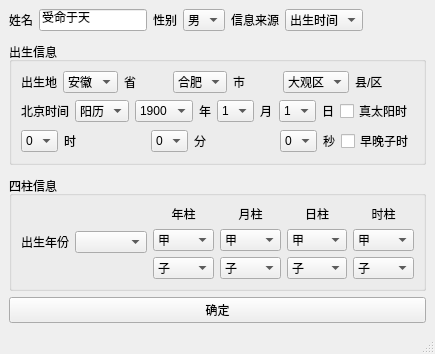
<?xml version="1.0" encoding="UTF-8"?>
<ui version="4.0">
 <class>UserInfo</class>
 <widget class="QMainWindow" name="UserInfo">
  <property name="geometry">
   <rect>
    <x>0</x>
    <y>0</y>
    <width>435</width>
    <height>354</height>
   </rect>
  </property>
  <property name="windowTitle">
   <string>MainWindow</string>
  </property>
  <widget class="QWidget" name="centralwidget">
   <layout class="QGridLayout" name="gridLayout_3">
    <item row="0" column="0">
     <layout class="QVBoxLayout" name="verticalLayout_6">
      <item>
       <layout class="QHBoxLayout" name="horizontalLayout_6">
        <item>
         <widget class="QLabel" name="label_name">
          <property name="text">
           <string>姓名</string>
          </property>
         </widget>
        </item>
        <item>
         <widget class="QLineEdit" name="lineEdit_name">
          <property name="text">
           <string>受命于天</string>
          </property>
         </widget>
        </item>
        <item>
         <widget class="QLabel" name="label_gender">
          <property name="text">
           <string>性别</string>
          </property>
         </widget>
        </item>
        <item>
         <widget class="QComboBox" name="comboBox_gender">
          <item>
           <property name="text">
            <string>男</string>
           </property>
          </item>
          <item>
           <property name="text">
            <string>女</string>
           </property>
          </item>
         </widget>
        </item>
        <item>
         <widget class="QLabel" name="label_xinxilaiyuan">
          <property name="text">
           <string>信息来源</string>
          </property>
         </widget>
        </item>
        <item>
         <widget class="QComboBox" name="comboBox_borntime">
          <item>
           <property name="text">
            <string>出生时间</string>
           </property>
          </item>
          <item>
           <property name="text">
            <string>八字干支</string>
           </property>
          </item>
         </widget>
        </item>
        <item>
         <spacer name="horizontalSpacer_12">
          <property name="orientation">
           <enum>Qt::Horizontal</enum>
          </property>
          <property name="sizeHint" stdset="0">
           <size>
            <width>40</width>
            <height>20</height>
           </size>
          </property>
         </spacer>
        </item>
       </layout>
      </item>
      <item>
       <spacer name="verticalSpacer_2">
        <property name="orientation">
         <enum>Qt::Vertical</enum>
        </property>
        <property name="sizeHint" stdset="0">
         <size>
          <width>20</width>
          <height>40</height>
         </size>
        </property>
       </spacer>
      </item>
      <item>
       <widget class="QGroupBox" name="groupBox_2">
        <property name="title">
         <string>出生信息</string>
        </property>
        <layout class="QGridLayout" name="gridLayout_2">
         <item row="0" column="0">
          <layout class="QVBoxLayout" name="verticalLayout_chushengshijian">
           <item>
            <layout class="QHBoxLayout" name="horizontalLayout">
             <item>
              <widget class="QLabel" name="label_chushengdi">
               <property name="text">
                <string>出生地</string>
               </property>
              </widget>
             </item>
             <item>
              <widget class="QComboBox" name="comboBox_sheng">
               <item>
                <property name="text">
                 <string>安徽</string>
                </property>
               </item>
               <item>
                <property name="text">
                 <string>江西</string>
                </property>
               </item>
               <item>
                <property name="text">
                 <string>福建</string>
                </property>
               </item>
              </widget>
             </item>
             <item>
              <widget class="QLabel" name="label_sheng">
               <property name="text">
                <string>省</string>
               </property>
              </widget>
             </item>
             <item>
              <spacer name="horizontalSpacer_2">
               <property name="orientation">
                <enum>Qt::Horizontal</enum>
               </property>
               <property name="sizeHint" stdset="0">
                <size>
                 <width>40</width>
                 <height>20</height>
                </size>
               </property>
              </spacer>
             </item>
             <item>
              <widget class="QComboBox" name="comboBox_shi">
               <item>
                <property name="text">
                 <string>合肥</string>
                </property>
               </item>
               <item>
                <property name="text">
                 <string>安庆</string>
                </property>
               </item>
              </widget>
             </item>
             <item>
              <widget class="QLabel" name="label_shi">
               <property name="text">
                <string>市</string>
               </property>
              </widget>
             </item>
             <item>
              <spacer name="horizontalSpacer_3">
               <property name="orientation">
                <enum>Qt::Horizontal</enum>
               </property>
               <property name="sizeHint" stdset="0">
                <size>
                 <width>40</width>
                 <height>20</height>
                </size>
               </property>
              </spacer>
             </item>
             <item>
              <widget class="QComboBox" name="comboBox_xian">
               <item>
                <property name="text">
                 <string>大观区</string>
                </property>
               </item>
               <item>
                <property name="text">
                 <string>枞阳县</string>
                </property>
               </item>
               <item>
                <property name="text">
                 <string/>
                </property>
               </item>
              </widget>
             </item>
             <item>
              <widget class="QLabel" name="label_xian">
               <property name="text">
                <string>县/区</string>
               </property>
              </widget>
             </item>
             <item>
              <spacer name="horizontalSpacer">
               <property name="orientation">
                <enum>Qt::Horizontal</enum>
               </property>
               <property name="sizeHint" stdset="0">
                <size>
                 <width>40</width>
                 <height>20</height>
                </size>
               </property>
              </spacer>
             </item>
            </layout>
           </item>
           <item>
            <layout class="QHBoxLayout" name="horizontalLayout_2">
             <item>
              <widget class="QLabel" name="label_chushengshijian">
               <property name="text">
                <string>北京时间</string>
               </property>
              </widget>
             </item>
             <item>
              <widget class="QComboBox" name="comboBox_yangliyingli">
               <item>
                <property name="text">
                 <string>阳历</string>
                </property>
               </item>
               <item>
                <property name="text">
                 <string>农历</string>
                </property>
               </item>
              </widget>
             </item>
             <item>
              <widget class="QComboBox" name="comboBox_year">
               <item>
                <property name="text">
                 <string>1900</string>
                </property>
               </item>
               <item>
                <property name="text">
                 <string>1901</string>
                </property>
               </item>
              </widget>
             </item>
             <item>
              <widget class="QLabel" name="label_nian">
               <property name="text">
                <string>年</string>
               </property>
              </widget>
             </item>
             <item>
              <spacer name="horizontalSpacer_5">
               <property name="orientation">
                <enum>Qt::Horizontal</enum>
               </property>
               <property name="sizeHint" stdset="0">
                <size>
                 <width>40</width>
                 <height>20</height>
                </size>
               </property>
              </spacer>
             </item>
             <item>
              <widget class="QComboBox" name="comboBox_yue">
               <item>
                <property name="text">
                 <string>1</string>
                </property>
               </item>
               <item>
                <property name="text">
                 <string>2</string>
                </property>
               </item>
              </widget>
             </item>
             <item>
              <widget class="QLabel" name="label_yue">
               <property name="text">
                <string>月</string>
               </property>
              </widget>
             </item>
             <item>
              <spacer name="horizontalSpacer_6">
               <property name="orientation">
                <enum>Qt::Horizontal</enum>
               </property>
               <property name="sizeHint" stdset="0">
                <size>
                 <width>40</width>
                 <height>20</height>
                </size>
               </property>
              </spacer>
             </item>
             <item>
              <widget class="QComboBox" name="comboBox_ri">
               <item>
                <property name="text">
                 <string>1</string>
                </property>
               </item>
               <item>
                <property name="text">
                 <string>2</string>
                </property>
               </item>
              </widget>
             </item>
             <item>
              <widget class="QLabel" name="label_ri">
               <property name="text">
                <string>日</string>
               </property>
              </widget>
             </item>
             <item>
              <spacer name="horizontalSpacer_7">
               <property name="orientation">
                <enum>Qt::Horizontal</enum>
               </property>
               <property name="sizeHint" stdset="0">
                <size>
                 <width>40</width>
                 <height>20</height>
                </size>
               </property>
              </spacer>
             </item>
             <item>
              <widget class="QCheckBox" name="checkBox_truesolar">
               <property name="text">
                <string>真太阳时</string>
               </property>
              </widget>
             </item>
             <item>
              <spacer name="horizontalSpacer_4">
               <property name="orientation">
                <enum>Qt::Horizontal</enum>
               </property>
               <property name="sizeHint" stdset="0">
                <size>
                 <width>40</width>
                 <height>20</height>
                </size>
               </property>
              </spacer>
             </item>
            </layout>
           </item>
           <item>
            <layout class="QHBoxLayout" name="horizontalLayout_5">
             <item>
              <widget class="QComboBox" name="comboBox_hour">
               <item>
                <property name="text">
                 <string>0</string>
                </property>
               </item>
               <item>
                <property name="text">
                 <string>1</string>
                </property>
               </item>
               <item>
                <property name="text">
                 <string>2</string>
                </property>
               </item>
              </widget>
             </item>
             <item>
              <widget class="QLabel" name="label_shi_2">
               <property name="text">
                <string>时</string>
               </property>
              </widget>
             </item>
             <item>
              <spacer name="horizontalSpacer_10">
               <property name="orientation">
                <enum>Qt::Horizontal</enum>
               </property>
               <property name="sizeHint" stdset="0">
                <size>
                 <width>40</width>
                 <height>20</height>
                </size>
               </property>
              </spacer>
             </item>
             <item>
              <widget class="QComboBox" name="comboBox_feng">
               <item>
                <property name="text">
                 <string>0</string>
                </property>
               </item>
               <item>
                <property name="text">
                 <string>1</string>
                </property>
               </item>
               <item>
                <property name="text">
                 <string>2</string>
                </property>
               </item>
              </widget>
             </item>
             <item>
              <widget class="QLabel" name="label_feng">
               <property name="text">
                <string>分</string>
               </property>
              </widget>
             </item>
             <item>
              <spacer name="horizontalSpacer_8">
               <property name="orientation">
                <enum>Qt::Horizontal</enum>
               </property>
               <property name="sizeHint" stdset="0">
                <size>
                 <width>40</width>
                 <height>20</height>
                </size>
               </property>
              </spacer>
             </item>
             <item>
              <widget class="QComboBox" name="comboBox_miao">
               <item>
                <property name="text">
                 <string>0</string>
                </property>
               </item>
               <item>
                <property name="text">
                 <string>1</string>
                </property>
               </item>
               <item>
                <property name="text">
                 <string>2</string>
                </property>
               </item>
              </widget>
             </item>
             <item>
              <widget class="QLabel" name="label_miao">
               <property name="text">
                <string>秒</string>
               </property>
              </widget>
             </item>
             <item>
              <widget class="QCheckBox" name="checkBox_zaowanzishi">
               <property name="text">
                <string>早晚子时</string>
               </property>
              </widget>
             </item>
            </layout>
           </item>
          </layout>
         </item>
        </layout>
       </widget>
      </item>
      <item>
       <spacer name="verticalSpacer_3">
        <property name="orientation">
         <enum>Qt::Vertical</enum>
        </property>
        <property name="sizeHint" stdset="0">
         <size>
          <width>20</width>
          <height>40</height>
         </size>
        </property>
       </spacer>
      </item>
      <item>
       <widget class="QGroupBox" name="groupBox">
        <property name="title">
         <string>四柱信息</string>
        </property>
        <layout class="QGridLayout" name="gridLayout">
         <item row="0" column="0">
          <layout class="QHBoxLayout" name="horizontalLayout_tiangan">
           <item>
            <layout class="QHBoxLayout" name="horizontalLayout_4">
             <item>
              <layout class="QHBoxLayout" name="horizontalLayout_3">
               <item>
                <widget class="QLabel" name="label_chushengnianfeng">
                 <property name="text">
                  <string>出生年份</string>
                 </property>
                </widget>
               </item>
               <item>
                <widget class="QComboBox" name="comboBox_chushengnianfeng"/>
               </item>
              </layout>
             </item>
             <item>
              <layout class="QVBoxLayout" name="verticalLayout">
               <item>
                <widget class="QLabel" name="label_nianzhu">
                 <property name="layoutDirection">
                  <enum>Qt::LeftToRight</enum>
                 </property>
                 <property name="text">
                  <string>年柱</string>
                 </property>
                 <property name="alignment">
                  <set>Qt::AlignCenter</set>
                 </property>
                </widget>
               </item>
               <item>
                <widget class="QComboBox" name="comboBox_nianzhu_tiangan">
                 <item>
                  <property name="text">
                   <string>甲</string>
                  </property>
                 </item>
                 <item>
                  <property name="text">
                   <string>乙</string>
                  </property>
                 </item>
                 <item>
                  <property name="text">
                   <string>丙</string>
                  </property>
                 </item>
                 <item>
                  <property name="text">
                   <string>丁</string>
                  </property>
                 </item>
                </widget>
               </item>
               <item>
                <widget class="QComboBox" name="comboBox_nianzhu_dizhi">
                 <item>
                  <property name="text">
                   <string>子</string>
                  </property>
                 </item>
                </widget>
               </item>
              </layout>
             </item>
             <item>
              <layout class="QVBoxLayout" name="verticalLayout_2">
               <item>
                <widget class="QLabel" name="label_yuezhu">
                 <property name="text">
                  <string>月柱</string>
                 </property>
                 <property name="alignment">
                  <set>Qt::AlignCenter</set>
                 </property>
                </widget>
               </item>
               <item>
                <widget class="QComboBox" name="comboBox_yuezhu_tiangan">
                 <item>
                  <property name="text">
                   <string>甲</string>
                  </property>
                 </item>
                 <item>
                  <property name="text">
                   <string>乙</string>
                  </property>
                 </item>
                </widget>
               </item>
               <item>
                <widget class="QComboBox" name="comboBox_yuezhu_dizhi">
                 <item>
                  <property name="text">
                   <string>子</string>
                  </property>
                 </item>
                </widget>
               </item>
              </layout>
             </item>
             <item>
              <layout class="QVBoxLayout" name="verticalLayout_3">
               <item>
                <widget class="QLabel" name="label_rizhu">
                 <property name="text">
                  <string>日柱</string>
                 </property>
                 <property name="alignment">
                  <set>Qt::AlignCenter</set>
                 </property>
                </widget>
               </item>
               <item>
                <widget class="QComboBox" name="comboBox_rizhu_tiangan">
                 <item>
                  <property name="text">
                   <string>甲</string>
                  </property>
                 </item>
                 <item>
                  <property name="text">
                   <string>乙</string>
                  </property>
                 </item>
                </widget>
               </item>
               <item>
                <widget class="QComboBox" name="comboBox_rizhu_dizhi">
                 <item>
                  <property name="text">
                   <string>子</string>
                  </property>
                 </item>
                </widget>
               </item>
              </layout>
             </item>
             <item>
              <layout class="QVBoxLayout" name="verticalLayout_4">
               <item>
                <widget class="QLabel" name="label_shizhu">
                 <property name="text">
                  <string>时柱</string>
                 </property>
                 <property name="alignment">
                  <set>Qt::AlignCenter</set>
                 </property>
                </widget>
               </item>
               <item>
                <widget class="QComboBox" name="comboBox_shizhu_tiangan">
                 <item>
                  <property name="text">
                   <string>甲</string>
                  </property>
                 </item>
                 <item>
                  <property name="text">
                   <string>乙</string>
                  </property>
                 </item>
                </widget>
               </item>
               <item>
                <widget class="QComboBox" name="comboBox_shizhu_dizhi">
                 <item>
                  <property name="text">
                   <string>子</string>
                  </property>
                 </item>
                </widget>
               </item>
              </layout>
             </item>
            </layout>
           </item>
          </layout>
         </item>
        </layout>
       </widget>
      </item>
      <item>
       <widget class="QPushButton" name="pushButton_OK">
        <property name="text">
         <string>确定</string>
        </property>
       </widget>
      </item>
     </layout>
    </item>
   </layout>
  </widget>
  <widget class="QMenuBar" name="menubar">
   <property name="geometry">
    <rect>
     <x>0</x>
     <y>0</y>
     <width>435</width>
     <height>23</height>
    </rect>
   </property>
  </widget>
  <widget class="QStatusBar" name="statusbar"/>
 </widget>
 <resources/>
 <connections/>
</ui>
